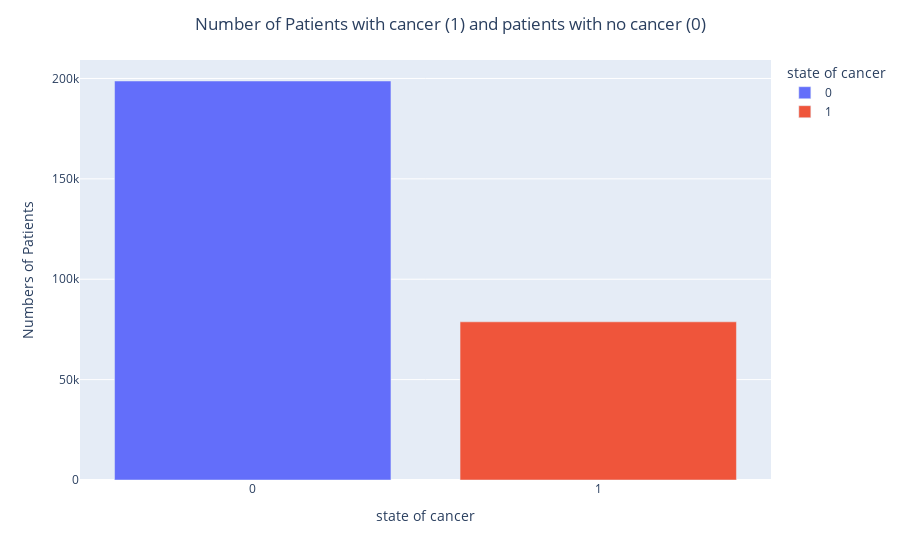

Notebook source saved alongside this figure:
### Code cell
bar = px.bar(data_frame=data_insight_1, x = 'state of cancer', y='Numbers of Patients', color='state of cancer')
bar.update_layout(title_text='Number of Patients with cancer (1) and patients with no cancer (0)', title_x=0.5)
bar.show()

### Figure 1 — Plotly figure (JSON) as saved in the notebook; plotly's stock layout.template omitted (floating-point values rounded to 4 significant figures)
{"data": [{"alignmentgroup": "True", "hovertemplate": "state of cancer=%{x}<br>Numbers of Patients=%{y}<extra></extra>", "legendgroup": "0", "marker": {"color": "#636efa", "pattern": {"shape": ""}}, "name": "0", "offsetgroup": "0", "orientation": "v", "showlegend": true, "textposition": "auto", "type": "bar", "x": ["0"], "xaxis": "x", "y": [198738], "yaxis": "y"}, {"alignmentgroup": "True", "hovertemplate": "state of cancer=%{x}<br>Numbers of Patients=%{y}<extra></extra>", "legendgroup": "1", "marker": {"color": "#EF553B", "pattern": {"shape": ""}}, "name": "1", "offsetgroup": "1", "orientation": "v", "showlegend": true, "textposition": "auto", "type": "bar", "x": ["1"], "xaxis": "x", "y": [78786], "yaxis": "y"}], "layout": {"barmode": "relative", "legend": {"title": {"text": "state of cancer"}, "tracegroupgap": 0}, "margin": {"t": 60}, "title": {"text": "Number of Patients with cancer (1) and patients with no cancer (0)", "x": 0.5}, "xaxis": {"anchor": "y", "categoryarray": ["0", "1"], "categoryorder": "array", "domain": [0, 1], "title": {"text": "state of cancer"}}, "yaxis": {"anchor": "x", "domain": [0, 1], "title": {"text": "Numbers of Patients"}}}}
